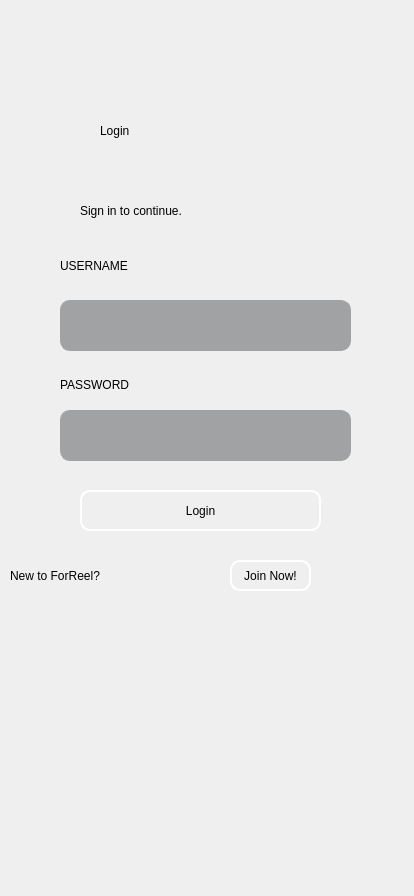
<?xml version="1.0" encoding="UTF-8"?>
<ui version="4.0">
 <class>User_Login_Page</class>
 <widget class="QWidget" name="User_Login_Page">
  <property name="enabled">
   <bool>true</bool>
  </property>
  <property name="geometry">
   <rect>
    <x>0</x>
    <y>0</y>
    <width>414</width>
    <height>896</height>
   </rect>
  </property>
  <property name="windowTitle">
   <string>Form</string>
  </property>
  <property name="styleSheet">
   <string notr="true">

background-repeat: no-repeat;
</string>
  </property>
  <widget class="QLabel" name="label">
   <property name="geometry">
    <rect>
     <x>100</x>
     <y>80</y>
     <width>231</width>
     <height>101</height>
    </rect>
   </property>
   <property name="styleSheet">
    <string notr="true">background: transparent;
font: 600 48pt &quot;Gill Sans&quot;;

</string>
   </property>
   <property name="text">
    <string>Login</string>
   </property>
  </widget>
  <widget class="QLabel" name="label_2">
   <property name="geometry">
    <rect>
     <x>80</x>
     <y>180</y>
     <width>281</width>
     <height>61</height>
    </rect>
   </property>
   <property name="styleSheet">
    <string notr="true">background: transparent;
font: 300 20pt &quot;Gill Sans&quot;;</string>
   </property>
   <property name="text">
    <string>Sign in to continue.</string>
   </property>
  </widget>
  <widget class="QLabel" name="label_3">
   <property name="geometry">
    <rect>
     <x>60</x>
     <y>250</y>
     <width>181</width>
     <height>31</height>
    </rect>
   </property>
   <property name="styleSheet">
    <string notr="true">background: transparent;
font: 18pt &quot;Gill Sans&quot;;</string>
   </property>
   <property name="text">
    <string>USERNAME</string>
   </property>
  </widget>
  <widget class="QLabel" name="label_4">
   <property name="geometry">
    <rect>
     <x>60</x>
     <y>369</y>
     <width>181</width>
     <height>31</height>
    </rect>
   </property>
   <property name="styleSheet">
    <string notr="true">background: transparent;
font: 18pt &quot;Gill Sans&quot;;</string>
   </property>
   <property name="text">
    <string>PASSWORD</string>
   </property>
  </widget>
  <widget class="QLineEdit" name="UserName">
   <property name="geometry">
    <rect>
     <x>60</x>
     <y>300</y>
     <width>291</width>
     <height>51</height>
    </rect>
   </property>
   <property name="styleSheet">
    <string notr="true">background: transparent;
border: 1px solid rgb(161, 162, 164);
background-color: rgb(161, 162, 164);
border-radius: 10px;
</string>
   </property>
  </widget>
  <widget class="QLineEdit" name="Password">
   <property name="geometry">
    <rect>
     <x>60</x>
     <y>410</y>
     <width>291</width>
     <height>51</height>
    </rect>
   </property>
   <property name="styleSheet">
    <string notr="true">background: transparent;
border: 1px solid rgb(161, 162, 164);
background-color: rgb(161, 162, 164);
border-radius: 10px;
</string>
   </property>
  </widget>
  <widget class="QPushButton" name="Login_Button">
   <property name="geometry">
    <rect>
     <x>80</x>
     <y>490</y>
     <width>241</width>
     <height>41</height>
    </rect>
   </property>
   <property name="styleSheet">
    <string notr="true">background: transparent;
border: 2px solid white;
border-radius: 10px;</string>
   </property>
   <property name="text">
    <string>Login</string>
   </property>
  </widget>
  <widget class="QLabel" name="label_5">
   <property name="geometry">
    <rect>
     <x>10</x>
     <y>550</y>
     <width>211</width>
     <height>51</height>
    </rect>
   </property>
   <property name="styleSheet">
    <string notr="true">background: transparent;
font: italic 16pt &quot;Gill Sans&quot;;</string>
   </property>
   <property name="text">
    <string>New to ForReel? </string>
   </property>
  </widget>
  <widget class="QPushButton" name="SignUp_Button">
   <property name="geometry">
    <rect>
     <x>230</x>
     <y>560</y>
     <width>81</width>
     <height>31</height>
    </rect>
   </property>
   <property name="styleSheet">
    <string notr="true">background: transparent;
border: 2px solid white;
border-radius: 10px;</string>
   </property>
   <property name="text">
    <string>Join Now!</string>
   </property>
  </widget>
 </widget>
 <resources/>
 <connections/>
</ui>
